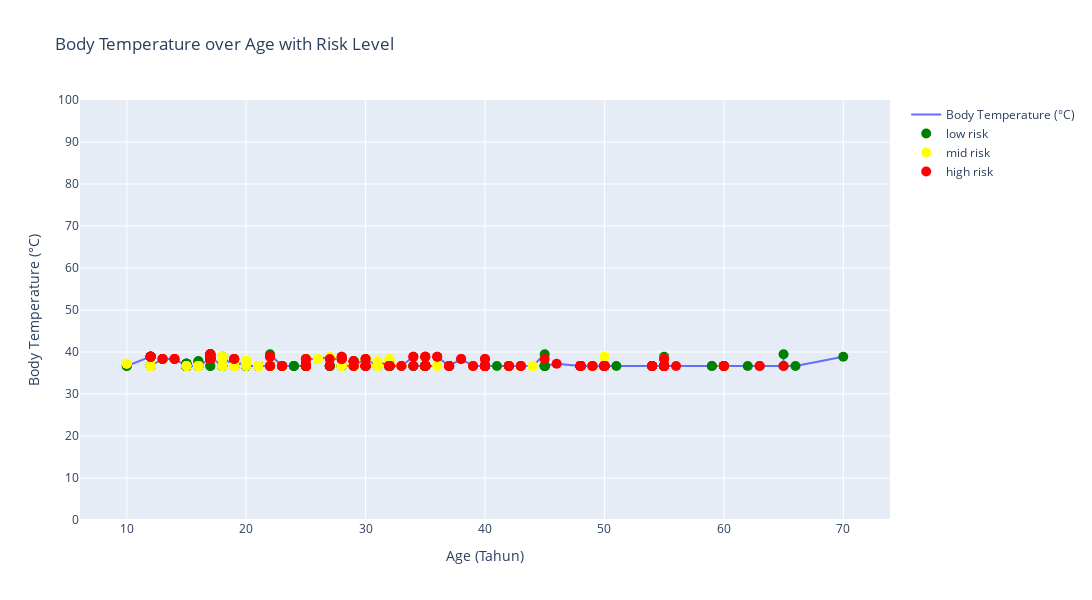

Source (notebook cell):
### Code cell
# Mengimpor pustaka Pandas dan memberi alias pd
import pandas as pd

# Mengimpor pustaka Plotly's graph_objs dan memberi alias go
import plotly.graph_objs as go

# Membaca data dari file Excel 'data_kesehatan.xlsx' dan menyimpannya dalam objek DataFrame yang disebut 'data'
data = pd.read_excel('data/data_kesehatan.xlsx')

# Mengurutkan DataFrame 'data' berdasarkan kolom 'Age' (umur)
data = data.sort_values(by='Age')

# Mengambil kolom 'Age' (umur) dari DataFrame dan menyimpannya dalam variabel 'x'
x = data['Age']

# Mengambil kolom 'body Temp (celcius)' (suhu tubuh dalam Celcius) dari DataFrame dan menyimpannya dalam variabel 'y'
y = data['body Temp (celcius)']

# Mengambil kolom 'RiskLevel' (tingkat risiko) dari DataFrame dan menyimpannya dalam variabel 'risk_levels'
risk_levels = data['RiskLevel']

# Mendefinisikan peta warna untuk tingkat risiko
color_mapping = {'low risk': 'green', 'mid risk': 'yellow', 'high risk': 'red'}

# Membuat objek grafik kosong menggunakan Plotly's Figure
fig = go.Figure()

# Menambahkan trace berupa garis pada grafik dengan data 'x' (umur) dan 'y' (suhu tubuh) serta memberi nama 'Body Temperature (°C)'
fig.add_trace(go.Scatter(x=x, y=y, mode='lines', name='Body Temperature (°C)'))

# Membuat trace terpisah untuk setiap tingkat risiko
for risk_level, color in color_mapping.items():
    # Mengelompokkan data berdasarkan tingkat risiko
    x_risk = [x[i] for i in range(len(x)) if risk_levels[i] == risk_level]
    y_risk = [y[i] for i in range(len(x)) if risk_levels[i] == risk_level]
    
    # Membuat teks hover yang berisi informasi umur, suhu, dan tingkat risiko untuk setiap data dalam kelompok tersebut
    hover_text = [f"Age: {x[i]}, Temp: {y[i]}°C, Risk Level: {risk_levels[i]}" for i in range(len(x)) if risk_levels[i] == risk_level]

    # Menambahkan trace berupa marker dengan warna, ukuran, nama, dan teks hover yang sesuai
    fig.add_trace(go.Scatter(
        x=x_risk,
        y=y_risk,
        mode='markers',
        marker=dict(color=color, size=10),
        name=risk_level,
        hovertext=hover_text
    ))

# Mengatur layout grafik, termasuk judul, label sumbu, lebar, dan tinggi
fig.update_layout(
    title='Body Temperature over Age with Risk Level',
    xaxis_title='Age (Tahun)',
    yaxis_title='Body Temperature (°C)',
    width=1150,
    height=600,
    yaxis=dict(
        range=[0, 100],  # Setting the y-axis range
        tickvals=[0, 10, 20, 30, 40, 50, 60, 70, 80, 90, 100]  # Spesifik nilai-nilai pada sumbu y
    )
)

# ... [kode setelahnya] ...

# Menampilkan grafik yang telah dibuat
fig.show()

### Figure 1 — Plotly figure (JSON) as saved in the notebook; plotly's stock layout.template omitted (floating-point values rounded to 4 significant figures; data arrays with more than 128 entries replaced by an {"elided": "..."} marker saying what was removed)
{"data": [{"mode": "lines", "name": "Body Temperature (°C)", "type": "scatter", "x": {"elided": "1014 int values"}, "y": {"elided": "1014 float values"}}, {"hovertext": {"elided": "406 str values"}, "marker": {"color": "green", "size": 10}, "mode": "markers", "name": "low risk", "type": "scatter", "x": {"elided": "406 int values"}, "y": {"elided": "406 float values"}}, {"hovertext": {"elided": "336 str values"}, "marker": {"color": "yellow", "size": 10}, "mode": "markers", "name": "mid risk", "type": "scatter", "x": {"elided": "336 int values"}, "y": {"elided": "336 float values"}}, {"hovertext": {"elided": "272 str values"}, "marker": {"color": "red", "size": 10}, "mode": "markers", "name": "high risk", "type": "scatter", "x": {"elided": "272 int values"}, "y": {"elided": "272 float values"}}], "layout": {"height": 600, "title": {"text": "Body Temperature over Age with Risk Level"}, "width": 1150, "xaxis": {"autorange": true, "range": [6.116, 73.88], "title": {"text": "Age (Tahun)"}, "type": "linear"}, "yaxis": {"range": [0, 100], "tickvals": [0, 10, 20, 30, 40, 50, 60, 70, 80, 90, 100], "title": {"text": "Body Temperature (°C)"}, "type": "linear"}}}
